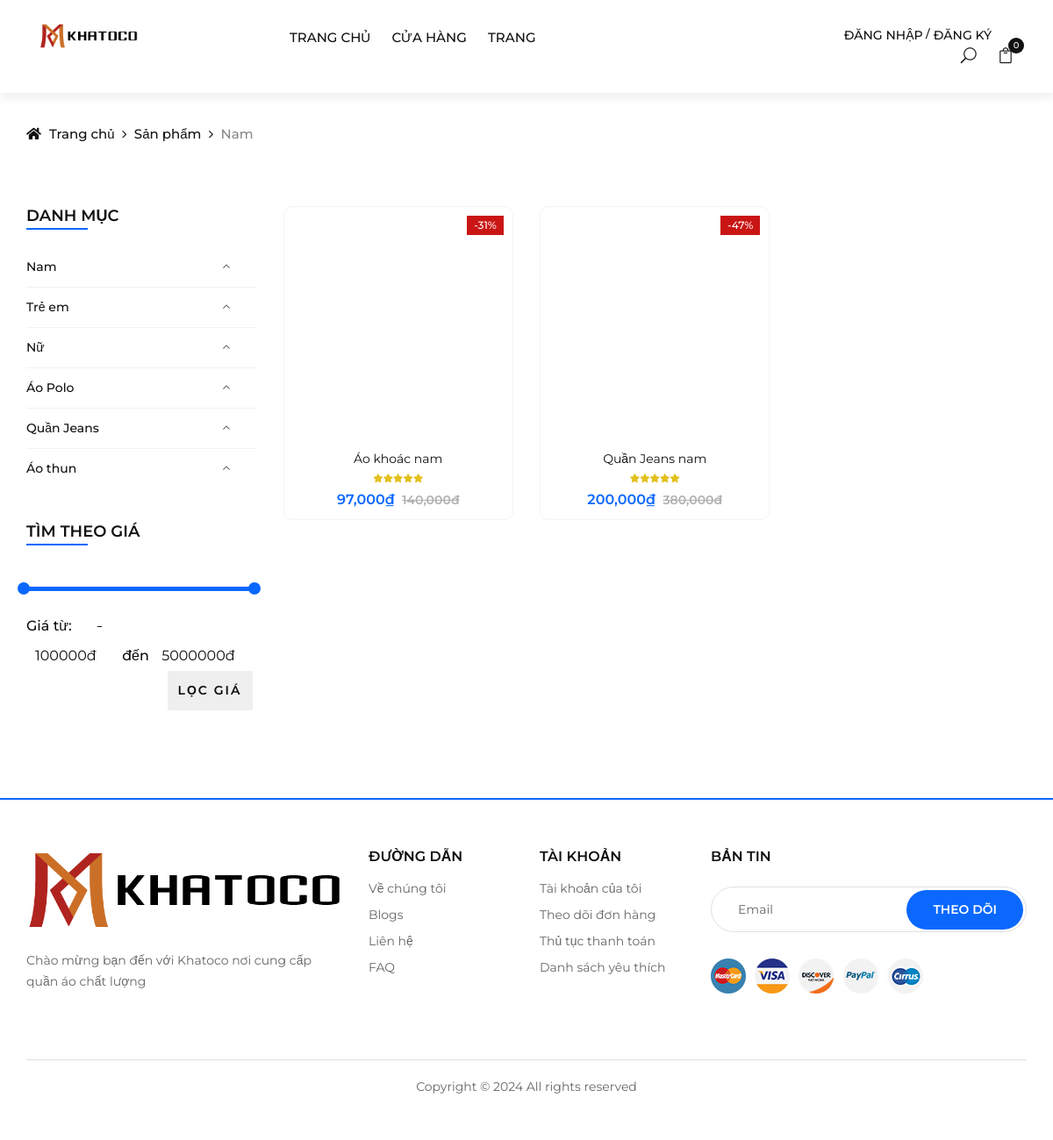
Page /DUAN1_QUANAO/index.php?url=danh-muc-san-pham&id=2 on the committed database.
### tables this page shows
CREATE TABLE `categories` (
  `category_id` int(11) NOT NULL,
  `name` varchar(255) NOT NULL,
  `image` varchar(255) NOT NULL,
  `status` tinyint(1) NOT NULL DEFAULT 1
);

CREATE TABLE `products` (
  `product_id` int(11) NOT NULL,
  `category_id` int(11) NOT NULL,
  `name` varchar(255) NOT NULL,
  `image` varchar(255) NOT NULL,
  `quantity` int(11) NOT NULL,
  `sell_quantity` int(11) NOT NULL DEFAULT 0,
  `price` int(11) NOT NULL,
  `sale_price` int(11) NOT NULL,
  `create_date` datetime NOT NULL DEFAULT current_timestamp(),
  `views` int(11) NOT NULL DEFAULT 0,
  `details` text NOT NULL,
  `short_description` text NOT NULL,
  `status` tinyint(1) NOT NULL DEFAULT 1
);

### DUAN1_QUANAO/models/pdo_library.php (called while the page is built, shortened)
<?php
function pdo_query($sql){
    $sql_args = array_slice(func_get_args(), 1);
    try{
        $conn = pdo_get_connection();
        $stmt = $conn->prepare($sql);
        $stmt->execute($sql_args);
        $rows = $stmt->fetchAll();
        return $rows;
    }
    catch(PDOException $e){
        throw $e;
    }
    finally{
        unset($conn);
    }
}
?>

### DUAN1_QUANAO/models/CategoryModel.php (called while the page is built, shortened)
<?php
    class CategoryModel {
        public function select_all_categories() {
            $sql = "SELECT * FROM categories ORDER BY category_id";
            return pdo_query($sql);
        }
    }
?>

### DUAN1_QUANAO/models/ProductModel.php (called while the page is built, shortened)
<?php
    class ProductModel {
        public function select_products_by_cate($category_id) {
            $sql = "SELECT * FROM products WHERE category_id = ?";
            return pdo_query($sql, $category_id);
        }
        public function discount_percentage($price, $sale_price) {
            $discount_percentage = ($price - $sale_price) / $price * 100;
            $round__percentage = round($discount_percentage, 0)."%";
            return $round__percentage;
        }
    }
    $ProductModel = new ProductModel();
?>

### DUAN1_QUANAO/views/shop-by-category.php (the view, shortened to what this page needs)
<?php
    if(isset($_GET['id']) && $_GET['id'] > 0) {
        $category_id = $_GET['id'];
        $list_products = $ProductModel->select_products_by_cate($category_id);
    }else {
        header("Location: index.php");
    }
    $list_catgories = $CategoryModel->select_all_categories();
?>
<div class="breadcrumb-option">
        <div class="container">
            <div class="row">
                <div class="col-lg-12">
                    <div class="breadcrumb__links">
                        <a href="index.php"><i class="fa fa-home"></i> Trang chủ</a>
                        <a href="index.php?url=cua-hang">
                            Sản phẩm
                        </a>
                        <span>
                            <?php foreach ($list_catgories as $value) {
                                if($value['category_id'] == $category_id) {
                                    echo $value['name'];
                                }
                            } ?>
                        </span>
                    </div>
                </div>
            </div>
        </div>
    </div>
    <section class="shop spad">
        <div class="container">
            <div class="row">
                <div class="col-lg-3 col-md-3">
                    <div class="shop__sidebar">
                        <div class="sidebar__categories">
                            <div class="section-title">
                                <h4>DANH MỤC</h4>
                            </div>
                            <div class="categories__accordion">
                                <div class="accordion" id="accordionExample">
                                    <?php foreach ($list_catgories as $value) {
                                        extract($value);
                                    ?>
                                    <div class="card">
                                        <div class="card-heading active">
                                            <a href="index.php?url=danh-muc-san-pham&id=<?=$category_id?>" >
                                                <?=$name?>
                                            </a>
                                        </div>
                                    </div>
                                    <?php
                                    }
                                    ?>
                                </div>
                            </div>
                        </div>
                        <div class="sidebar__filter">
                            <div class="section-title">
                                <h4>TÌM THEO GIÁ</h4>
                            </div>
                            <div class="filter-range-wrap">
                                <div class="price-range ui-slider ui-corner-all ui-slider-horizontal ui-widget ui-widget-content"
                                data-min="100000" data-max="5000000"></div>
                                <div class="range-slider">
                                    <form action="index.html" method="post">
                                        <div class="price-input">
                                            <p>Giá từ:</p> <br>
                                            <input type="text" id="minamount" > <p>đến</p>
                                            <input type="text" id="maxamount" > <br>
                                            <input type="submit" class="filter-price" name="" value="LỌC GIÁ">
                                        </div>
                                    </form>
                                </div>
                            </div>
                        </div>
                    </div>
                </div>
                <?php if(count($list_products) >0) {?>
                <div class="col-lg-9 col-md-9">
                    <div class="row">
                        <?php foreach ($list_products as $value) {
                            extract($value);
                            $discount_percentage = $ProductModel->discount_percentage($price, $sale_price);
                        ?>
                        <div class="col-lg-4 col-md-6 col-6-rp-mobile">
                            <div class="product__item sale">
                                <div class="product__item__pic set-bg" data-setbg="upload/<?=$image?>">
                                    <div class="label_right sale">-<?=$discount_percentage?></div>
                                    <ul class="product__hover">
                                    </ul>
                                </div>
                                <div class="product__item__text">
                                    <h6 class="text-truncate-1"><a href="product-details.html"><?=$name?></a></h6>
                                    <div class="rating">
                                        <i class="fa fa-star"></i>
                                        <i class="fa fa-star"></i>
                                        <i class="fa fa-star"></i>
                                        <i class="fa fa-star"></i>
                                        <i class="fa fa-star"></i>
                                    </div>
                                    <div class="product__price"><?=number_format($sale_price)."₫"?> <span><?=number_format($price)."đ"?> </span></div>
                                </div>
                            </div>
                        </div>
                        <?php
                        }
                        ?>
                    </div>
                </div>
                <?php }?>
            </div>
        </div>
    </section>

### rows in the picture
categories: name "Nam"
categories: name "Trẻ em"
categories: name "Nữ"
categories: name "Áo Polo"
categories: name "Quần Jeans"
categories: name "Áo thun"
products: discount_percentage "31%", name "Áo khoác nam", sale_price "97,000", price "140,000"
products: discount_percentage "47%", name "Quần Jeans nam", sale_price "200,000", price "380,000"
